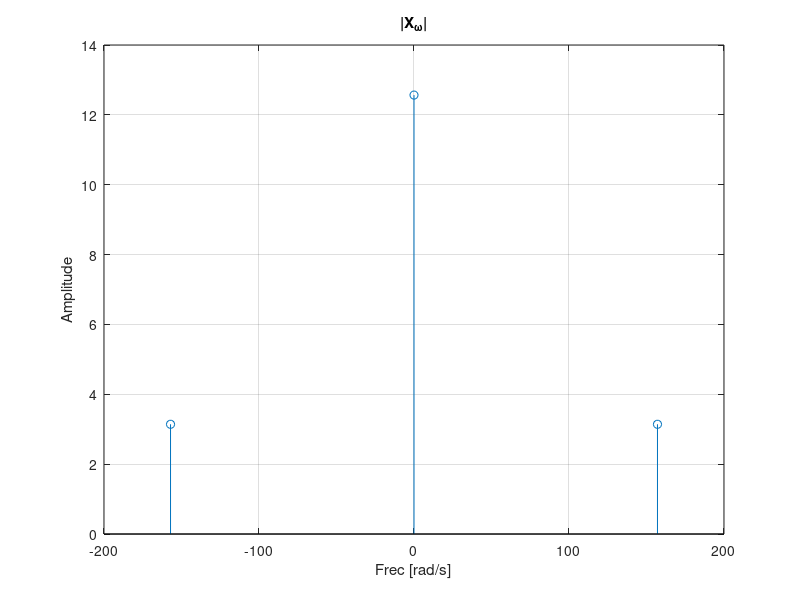

Recreate this plot in MATLAB.
fe = [-50*pi 0 50*pi];
Ae = [pi 4*pi pi];

figure(1); 
stem(fe,Ae);
grid on;
xlabel('Frec [rad/s]');
ylabel('Amplitude');
title('|X_\omega|', 'fontweight', 'bold');

